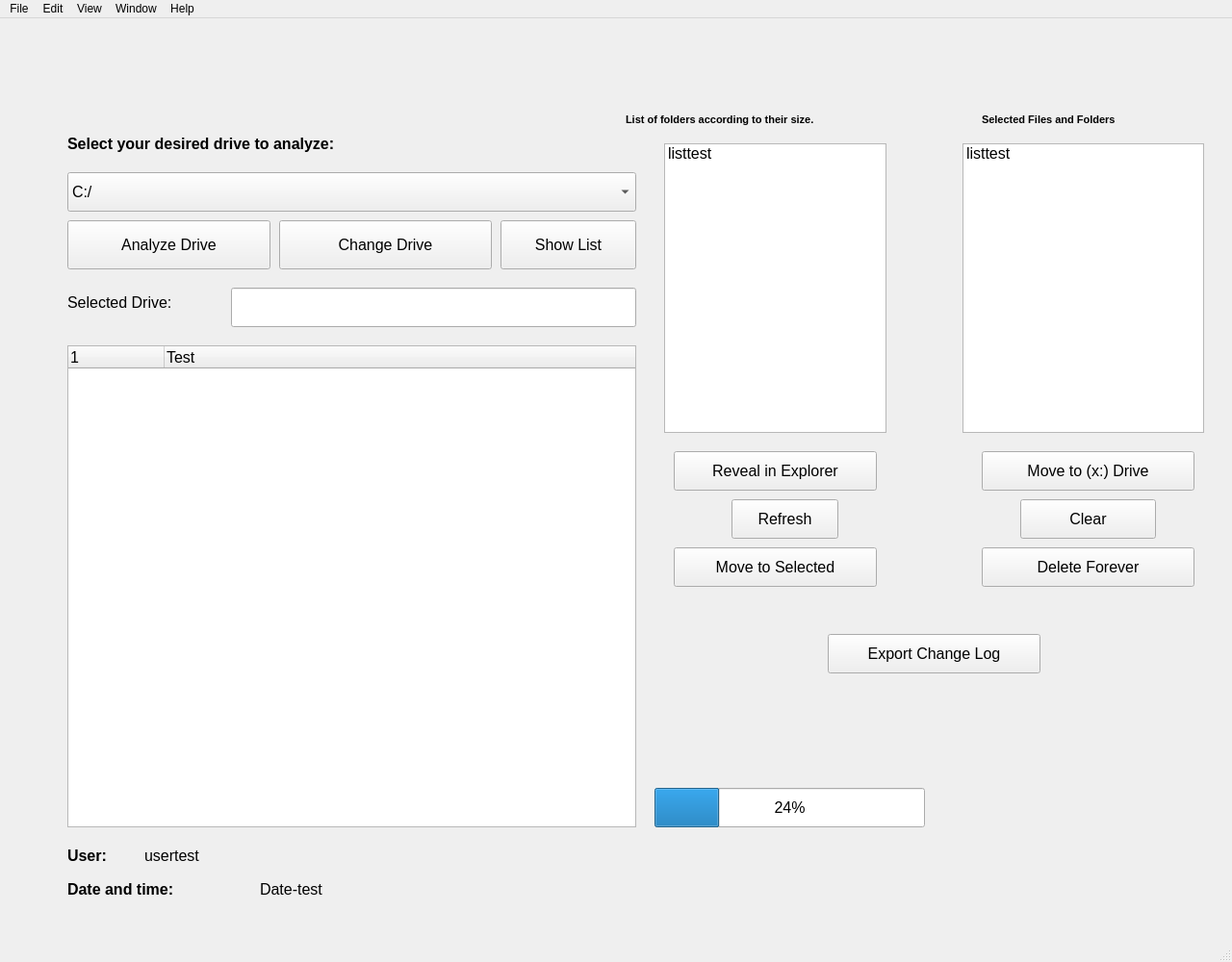
<?xml version="1.0" encoding="UTF-8"?>
<ui version="4.0">
 <class>MainWindow</class>
 <widget class="QMainWindow" name="MainWindow">
  <property name="geometry">
   <rect>
    <x>0</x>
    <y>0</y>
    <width>1280</width>
    <height>1000</height>
   </rect>
  </property>
  <property name="sizePolicy">
   <sizepolicy hsizetype="Expanding" vsizetype="Expanding">
    <horstretch>0</horstretch>
    <verstretch>0</verstretch>
   </sizepolicy>
  </property>
  <property name="windowTitle">
   <string>MainWindow</string>
  </property>
  <widget class="QWidget" name="centralwidget">
   <widget class="QPushButton" name="RevealInExplorerbutton">
    <property name="geometry">
     <rect>
      <x>700</x>
      <y>450</y>
      <width>211</width>
      <height>41</height>
     </rect>
    </property>
    <property name="sizePolicy">
     <sizepolicy hsizetype="Preferred" vsizetype="Preferred">
      <horstretch>0</horstretch>
      <verstretch>0</verstretch>
     </sizepolicy>
    </property>
    <property name="font">
     <font>
      <pointsize>12</pointsize>
     </font>
    </property>
    <property name="text">
     <string>Reveal in Explorer</string>
    </property>
   </widget>
   <widget class="QPushButton" name="AnalyzeDriveButton">
    <property name="geometry">
     <rect>
      <x>70</x>
      <y>210</y>
      <width>211</width>
      <height>51</height>
     </rect>
    </property>
    <property name="font">
     <font>
      <pointsize>12</pointsize>
     </font>
    </property>
    <property name="text">
     <string>Analyze Drive</string>
    </property>
    <property name="iconSize">
     <size>
      <width>12</width>
      <height>12</height>
     </size>
    </property>
    <property name="autoDefault">
     <bool>false</bool>
    </property>
    <property name="default">
     <bool>false</bool>
    </property>
    <property name="flat">
     <bool>false</bool>
    </property>
   </widget>
   <widget class="QPushButton" name="DeleteForeverbutton">
    <property name="geometry">
     <rect>
      <x>1020</x>
      <y>550</y>
      <width>221</width>
      <height>41</height>
     </rect>
    </property>
    <property name="font">
     <font>
      <pointsize>12</pointsize>
     </font>
    </property>
    <property name="text">
     <string>Delete Forever</string>
    </property>
   </widget>
   <widget class="QPushButton" name="MoveToDrivebutton">
    <property name="geometry">
     <rect>
      <x>1020</x>
      <y>450</y>
      <width>221</width>
      <height>41</height>
     </rect>
    </property>
    <property name="font">
     <font>
      <pointsize>12</pointsize>
     </font>
    </property>
    <property name="text">
     <string>Move to (x:) Drive</string>
    </property>
   </widget>
   <widget class="QLabel" name="Userlabel">
    <property name="geometry">
     <rect>
      <x>150</x>
      <y>860</y>
      <width>131</width>
      <height>21</height>
     </rect>
    </property>
    <property name="font">
     <font>
      <pointsize>12</pointsize>
     </font>
    </property>
    <property name="text">
     <string>usertest</string>
    </property>
   </widget>
   <widget class="QPushButton" name="MoveToSelectedbutton">
    <property name="geometry">
     <rect>
      <x>700</x>
      <y>550</y>
      <width>211</width>
      <height>41</height>
     </rect>
    </property>
    <property name="font">
     <font>
      <pointsize>12</pointsize>
     </font>
    </property>
    <property name="text">
     <string>Move to Selected</string>
    </property>
   </widget>
   <widget class="QProgressBar" name="analyzeprogressbar">
    <property name="geometry">
     <rect>
      <x>680</x>
      <y>800</y>
      <width>281</width>
      <height>41</height>
     </rect>
    </property>
    <property name="font">
     <font>
      <pointsize>12</pointsize>
     </font>
    </property>
    <property name="value">
     <number>24</number>
    </property>
   </widget>
   <widget class="QPushButton" name="refreshlistbutton">
    <property name="geometry">
     <rect>
      <x>760</x>
      <y>500</y>
      <width>111</width>
      <height>41</height>
     </rect>
    </property>
    <property name="font">
     <font>
      <pointsize>12</pointsize>
     </font>
    </property>
    <property name="text">
     <string>Refresh</string>
    </property>
   </widget>
   <widget class="QListWidget" name="selectedlistwidget">
    <property name="geometry">
     <rect>
      <x>1000</x>
      <y>130</y>
      <width>251</width>
      <height>301</height>
     </rect>
    </property>
    <property name="font">
     <font>
      <pointsize>12</pointsize>
     </font>
    </property>
    <item>
     <property name="text">
      <string>listtest</string>
     </property>
    </item>
   </widget>
   <widget class="QPushButton" name="ExportLogbutton">
    <property name="geometry">
     <rect>
      <x>860</x>
      <y>640</y>
      <width>221</width>
      <height>41</height>
     </rect>
    </property>
    <property name="font">
     <font>
      <pointsize>12</pointsize>
     </font>
    </property>
    <property name="text">
     <string>Export Change Log</string>
    </property>
   </widget>
   <widget class="QLabel" name="selectedpathlabel">
    <property name="geometry">
     <rect>
      <x>250</x>
      <y>210</y>
      <width>211</width>
      <height>31</height>
     </rect>
    </property>
    <property name="text">
     <string/>
    </property>
   </widget>
   <widget class="QLabel" name="Datelabel">
    <property name="geometry">
     <rect>
      <x>270</x>
      <y>890</y>
      <width>221</width>
      <height>31</height>
     </rect>
    </property>
    <property name="font">
     <font>
      <pointsize>12</pointsize>
     </font>
    </property>
    <property name="text">
     <string>Date-test</string>
    </property>
   </widget>
   <widget class="QPushButton" name="clearlistbutton">
    <property name="geometry">
     <rect>
      <x>1060</x>
      <y>500</y>
      <width>141</width>
      <height>41</height>
     </rect>
    </property>
    <property name="font">
     <font>
      <pointsize>12</pointsize>
     </font>
    </property>
    <property name="text">
     <string>Clear</string>
    </property>
   </widget>
   <widget class="QPushButton" name="Analyzelistbutton">
    <property name="geometry">
     <rect>
      <x>520</x>
      <y>210</y>
      <width>141</width>
      <height>51</height>
     </rect>
    </property>
    <property name="font">
     <font>
      <pointsize>12</pointsize>
     </font>
    </property>
    <property name="text">
     <string>Show List</string>
    </property>
   </widget>
   <widget class="QPushButton" name="ChangeDriveButton">
    <property name="geometry">
     <rect>
      <x>290</x>
      <y>210</y>
      <width>221</width>
      <height>51</height>
     </rect>
    </property>
    <property name="font">
     <font>
      <pointsize>12</pointsize>
     </font>
    </property>
    <property name="text">
     <string>Change Drive</string>
    </property>
   </widget>
   <widget class="QListWidget" name="generatedlistwidget">
    <property name="geometry">
     <rect>
      <x>690</x>
      <y>130</y>
      <width>231</width>
      <height>301</height>
     </rect>
    </property>
    <property name="font">
     <font>
      <pointsize>12</pointsize>
     </font>
    </property>
    <item>
     <property name="text">
      <string>listtest</string>
     </property>
    </item>
   </widget>
   <widget class="QLabel" name="selectyourdrive">
    <property name="geometry">
     <rect>
      <x>70</x>
      <y>120</y>
      <width>461</width>
      <height>20</height>
     </rect>
    </property>
    <property name="font">
     <font>
      <pointsize>12</pointsize>
      <weight>75</weight>
      <bold>true</bold>
     </font>
    </property>
    <property name="text">
     <string>Select your desired drive to analyze:</string>
    </property>
   </widget>
   <widget class="QLabel" name="listoffolders">
    <property name="geometry">
     <rect>
      <x>650</x>
      <y>80</y>
      <width>501</width>
      <height>51</height>
     </rect>
    </property>
    <property name="font">
     <font>
      <pointsize>8</pointsize>
      <weight>75</weight>
      <bold>true</bold>
     </font>
    </property>
    <property name="text">
     <string>List of folders according to their size.</string>
    </property>
   </widget>
   <widget class="QLabel" name="selectedfilesandfolders">
    <property name="geometry">
     <rect>
      <x>1020</x>
      <y>80</y>
      <width>501</width>
      <height>51</height>
     </rect>
    </property>
    <property name="font">
     <font>
      <pointsize>8</pointsize>
      <weight>75</weight>
      <bold>true</bold>
     </font>
    </property>
    <property name="text">
     <string>Selected Files and Folders</string>
    </property>
   </widget>
   <widget class="QComboBox" name="selectdrive">
    <property name="geometry">
     <rect>
      <x>70</x>
      <y>160</y>
      <width>591</width>
      <height>41</height>
     </rect>
    </property>
    <property name="font">
     <font>
      <pointsize>12</pointsize>
     </font>
    </property>
    <item>
     <property name="text">
      <string>C:/</string>
     </property>
    </item>
    <item>
     <property name="text">
      <string>D:/</string>
     </property>
    </item>
   </widget>
   <widget class="QTreeWidget" name="filetree">
    <property name="geometry">
     <rect>
      <x>70</x>
      <y>340</y>
      <width>591</width>
      <height>501</height>
     </rect>
    </property>
    <property name="font">
     <font>
      <pointsize>12</pointsize>
     </font>
    </property>
    <column>
     <property name="text">
      <string>1</string>
     </property>
    </column>
    <column>
     <property name="text">
      <string>Test</string>
     </property>
    </column>
   </widget>
   <widget class="QLabel" name="selecteddrive">
    <property name="geometry">
     <rect>
      <x>70</x>
      <y>280</y>
      <width>231</width>
      <height>31</height>
     </rect>
    </property>
    <property name="font">
     <font>
      <pointsize>12</pointsize>
     </font>
    </property>
    <property name="text">
     <string>Selected Drive:</string>
    </property>
   </widget>
   <widget class="QLineEdit" name="treeinput">
    <property name="geometry">
     <rect>
      <x>240</x>
      <y>280</y>
      <width>421</width>
      <height>41</height>
     </rect>
    </property>
    <property name="font">
     <font>
      <pointsize>12</pointsize>
     </font>
    </property>
   </widget>
   <widget class="QLabel" name="label">
    <property name="geometry">
     <rect>
      <x>70</x>
      <y>890</y>
      <width>181</width>
      <height>31</height>
     </rect>
    </property>
    <property name="font">
     <font>
      <pointsize>12</pointsize>
      <weight>75</weight>
      <bold>true</bold>
     </font>
    </property>
    <property name="text">
     <string>Date and time:</string>
    </property>
   </widget>
   <widget class="QLabel" name="label_2">
    <property name="geometry">
     <rect>
      <x>70</x>
      <y>860</y>
      <width>69</width>
      <height>20</height>
     </rect>
    </property>
    <property name="font">
     <font>
      <pointsize>12</pointsize>
      <weight>75</weight>
      <bold>true</bold>
     </font>
    </property>
    <property name="text">
     <string>User:</string>
    </property>
   </widget>
  </widget>
  <widget class="QMenuBar" name="menubar">
   <property name="geometry">
    <rect>
     <x>0</x>
     <y>0</y>
     <width>1280</width>
     <height>22</height>
    </rect>
   </property>
   <property name="sizePolicy">
    <sizepolicy hsizetype="MinimumExpanding" vsizetype="Minimum">
     <horstretch>0</horstretch>
     <verstretch>0</verstretch>
    </sizepolicy>
   </property>
   <widget class="QMenu" name="menuFile">
    <property name="title">
     <string>File</string>
    </property>
    <addaction name="actionRun_as_Admin"/>
    <addaction name="actionMinimize"/>
    <addaction name="actionExit"/>
   </widget>
   <widget class="QMenu" name="menuEdit">
    <property name="title">
     <string>Edit</string>
    </property>
   </widget>
   <widget class="QMenu" name="menuView">
    <property name="title">
     <string>View</string>
    </property>
   </widget>
   <widget class="QMenu" name="menuWindow">
    <property name="title">
     <string>Window</string>
    </property>
   </widget>
   <widget class="QMenu" name="menuHelp">
    <property name="title">
     <string>Help</string>
    </property>
   </widget>
   <addaction name="menuFile"/>
   <addaction name="menuEdit"/>
   <addaction name="menuView"/>
   <addaction name="menuWindow"/>
   <addaction name="menuHelp"/>
  </widget>
  <widget class="QStatusBar" name="statusbar"/>
  <action name="actionRun_as_Admin">
   <property name="text">
    <string>Run as Admin</string>
   </property>
  </action>
  <action name="actionMinimize">
   <property name="text">
    <string>Minimize</string>
   </property>
  </action>
  <action name="actionExit">
   <property name="text">
    <string>Exit</string>
   </property>
  </action>
 </widget>
 <resources/>
 <connections/>
</ui>
